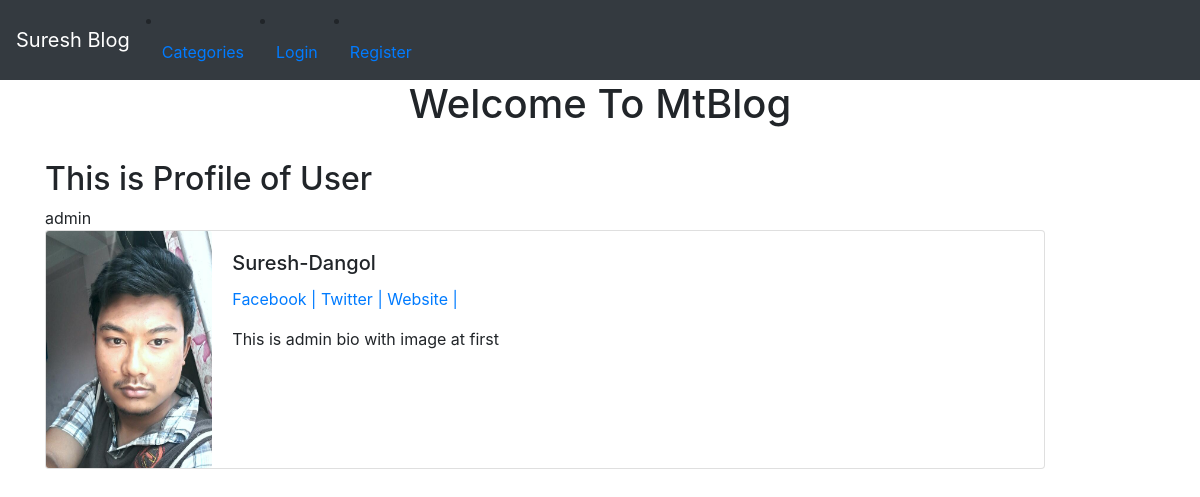
/members/1/profile/, run on the app's committed database.
### blog/models.py (models this page shows, shortened)
class Profile(models.Model):
    user= models.OneToOneField(User, null=True,on_delete=models.CASCADE)
    bio = models.TextField()
    profile_image = models.ImageField(null=True,blank=True,upload_to='images/profile')
    fb_url = models.CharField(max_length=255,null=True,blank=True)
    twitter_url = models.CharField(max_length=255, null=True, blank=True)
    website_url = models.CharField(max_length=255, null=True, blank=True)
    git_url = models.CharField(max_length=255, null=True, blank=True)
    def __str__(self):
        return str(self.user)

### members/views.py (the view)
# urls.py: path('<int:pk>/profile/', ShowProfilePageView.as_view( ), name="showprofile"),
class ShowProfilePageView(DetailView):
    model = Profile
    template_name =  'registration/user_profile.html'
    def get_context_data(self, *args, **kwargs):
        context = super(ShowProfilePageView, self).get_context_data(*args, **kwargs)
        page_user = get_object_or_404(Profile,id=self.kwargs['pk'])
        context['page_user'] = page_user
        return context

### members/templates/registration/user_profile.html (shortened to what this page needs)
{% extends 'base.html'%}
{% load static %}
{%block content%}
<h1>{{post.title}}</h1><br>
<h2>This is Profile of User</h2>
{{page_user}}
<div class="card mb-3" style="max-width: 1000px;">
  <div class="row no-gutters">
    <div class="col-md-2">
        {%if page_user.profile_image %}
      <img src="{{page_user.profile_image.url}}" class="card-img" alt="...">
        {% else %}
         <img src="{% static 'blog/images/user.png' %}" class="card-img" alt="...">
        {% endif %}
    </div>
    <div class="col-md-10">
      <div class="card-body">
        <h5 class="card-title">{{page_user.user.first_name}}-{{page_user.user.last_name}}</h5>
            <p  class="text-muted">
               {% if page_user.fb_url %}
                 <a href=" {{page_user.fb_url}}" >Facebook |  </a>
                {% endif %}
                {% if page_user.twitter_url %}
                 <a href=" {{post.author.profile.twitter_url}}" > Twitter |</a>
                 {% endif %}
                {% if page_user.website_url %}
                  <a href=" {{page_user.website_url}}" > Website |</a>
                 {% endif %}
            </p>
        <p class="card-text">
             {{page_user.bio}}
        </p>
      </div>
    </div>
  </div>
</div>
{% endblock%}

### data on the page
Profile: user.username "admin", profile_image (picture), user.first_name "Suresh", user.last_name "Dangol", bio "This is admin bio with image at first"
